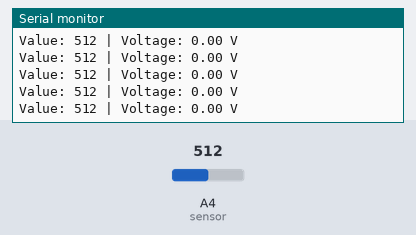
The sketch below on a simulated Arduino Uno, built with avr-gcc and run on an emulated ATmega328P. Shown: the last lines printed to the serial monitor. The test bench sets the inputs (shaded band); at power-on: A4 (sensor) = 512.

Above: at 1.2 s.
1.3 s: A4 (sensor) set to 110
At 2.0 s:
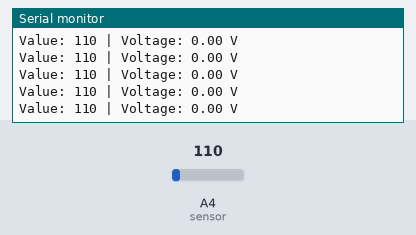
4.3 s: A4 (sensor) set to 91
At 5.3 s:
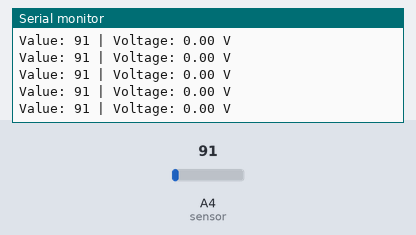
11.8 s: A4 (sensor) set to 986
At 12.9 s:
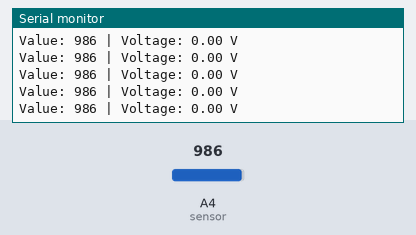
Timing chart, 0 to 14.8 s (numbered marks = the images above; inputs shaded):
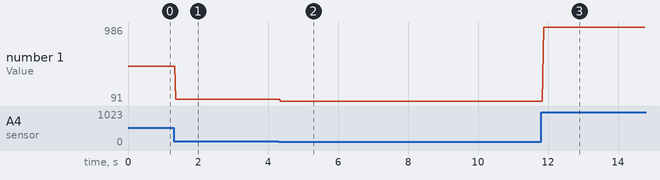

Measured:
- after the input at 1.3 s, the serial monitor: prints a new line after 0.07 s (image 1)
- after the input at 4.3 s, the serial monitor: prints a new line after 0.06 s (image 2)
- after the input at 11.8 s, the serial monitor: prints a new line after 0.07 s (image 3)
- plotted number 1: 512 → 110 after the input at 1.3 s, 110 → 91 after the input at 4.3 s, 91 → 986 after the input at 11.8 s

The sketch:

Muscle_Sensor_Placitech_Example.ino
```cpp
/*  Author: PLACITECH. DIY and Funny videos!
 *
 *  Tiktok: @placitech
 *  Instagram: @placitech_
 *  YouTube: PLACITECH
 *
 *  Use this code to learn the basics of muscle sensors. In this example
 *  you will read the analog output of the sensor and display it on the
 *  Serial Monitor. By doing this, you'll be able to determine the specific
 *  values read whenever you flex your muscle or when it is resting.
 *  Then, you can then use these values to control anything that your mind can
 *  think of! For example, you can make an LED turn on whenever the output
 *  of the sensor is greater than 1.5 V and turn off when it is lower than that.
 *
 *  The microcontroller I used for this example is an Arduino Nano, but you
 *  can use any Micro that you have, like the Arduino UNO or MEGA.
 *
*/

#define sensor A4
int val;
float voltage;


void setup() {
  Serial.begin(9600);
  pinMode(sensor, INPUT);
}

void loop() {
  // Read the sensor's output
  val = analogRead(sensor);

  // Convert it into a voltage
  voltage = (val/1023)*5;

  // Display it on Serial Monitor
  Serial.println("Value: " + String(val) + " | Voltage: " + String(voltage) + " V");
  Serial.println();
  delay(10);
}
```
